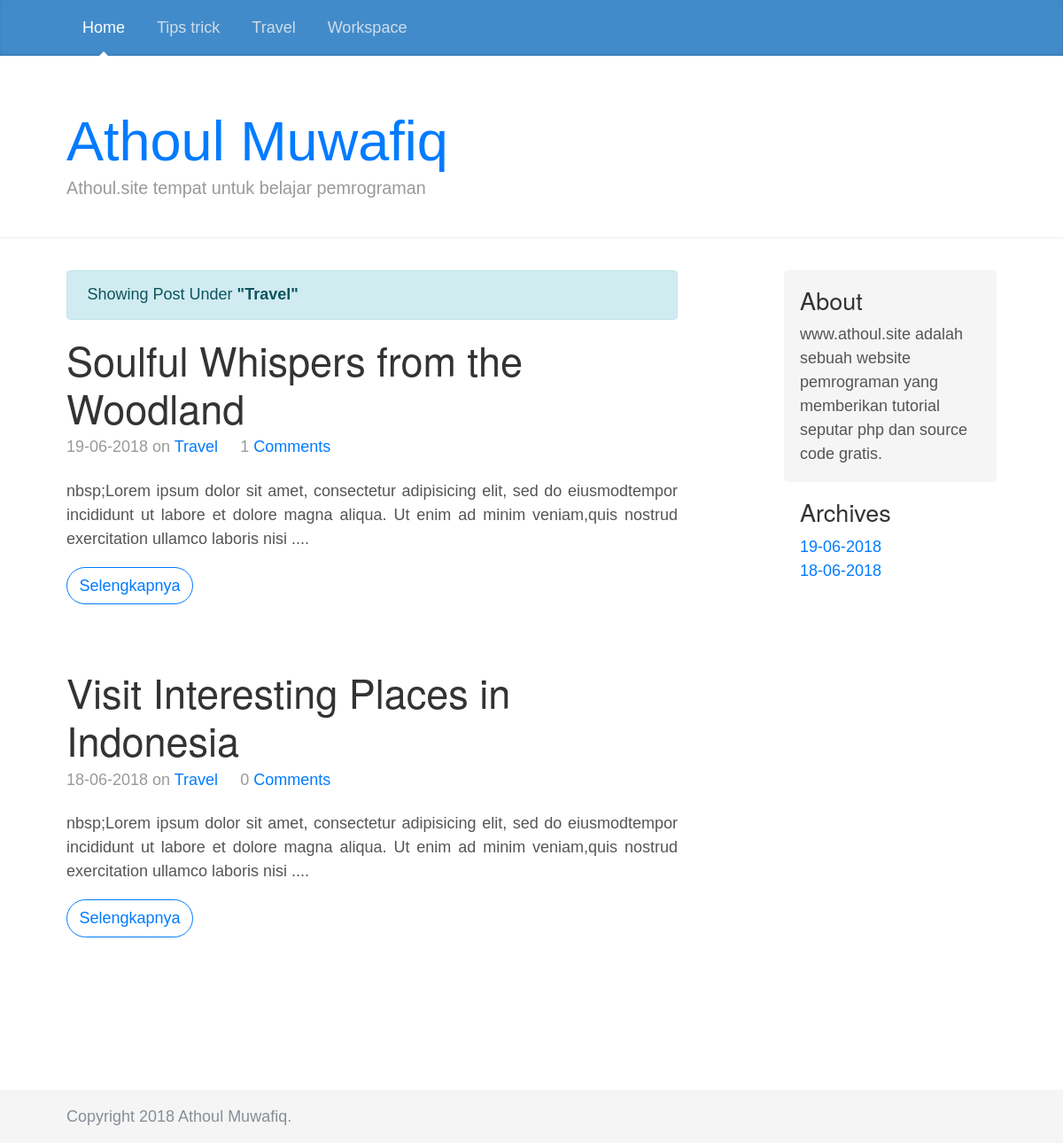
The app's page /blog/label/Travel with its own data.
### tables this page shows
CREATE TABLE `labels` (
  `id_label` int(11) NOT NULL,
  `label` varchar(30) NOT NULL
);

CREATE TABLE `config` (
  `id` int(11) NOT NULL,
  `title` varchar(30) NOT NULL,
  `description` varchar(50) NOT NULL
);

CREATE TABLE `post` (
  `id_post` int(11) NOT NULL,
  `title` varchar(50) NOT NULL,
  `uri` varchar(100) NOT NULL,
  `article` text NOT NULL,
  `kategories` varchar(20) NOT NULL,
  `published` varchar(30) NOT NULL
);

### application/controllers/Blog.php (called while the page is built, shortened)
<?php
class Blog extends CI_Controller {
	function __construct(){
		$this->load->helper('text');
		$this->load->model('model_blog');
		$data['setting']=$this->model_blog->get_setting()->row_array();
		$data['label']=$this->model_blog->get_labels()->result();
		$this->load->view('assets/head',$data);
	}
	function label()
	{
		$this->load->library('pagination');
		$label=$this->uri->segment(3);
		$label=str_replace('%20', ' ', $label);
		$config['base_url'] = base_url('blog/label/'.$this->uri->segment(3).'/');
		$config['total_rows'] = $this->model_blog->jumlah_artikel_filter('kategories',$label);
		$config['per_page'] = 5;
		$data['post']=$this->model_blog->get_article1($config['per_page'],$this->uri->segment(4),$label)->result();
		$data2['date']=$this->model_blog->get_archive()->result();
		$this->load->view('filter',$data);
		$this->load->view('assets/foot',$data2);
	}
}

### index.php (called while the page is built, shortened)
<?php
require_once BASEPATH.'core/CodeIgniter.php';

### application/models/Model_blog.php (called while the page is built, shortened)
<?php
class Model_blog extends CI_Model
{
	function get_labels(){
		$this->db->order_by('label', 'ASC');
		return $this->db->get('labels');
	}
	function jumlah_artikel_filter($where,$value){
		return $this->db->get_where('post',array($where=>$value))->num_rows();
	}
	function get_article1($number,$offset,$label){
		$this->db->order_by('id_post', 'DESC');
		$this->db->where('kategories',$label);
		return $this->db->get('post',$number,$offset);
	}
	function get_setting(){
		return $this->db->get_where('config',array('id'=>'1'));
	}
	function get_archive(){
		$this->db->distinct('published');
		$this->db->select('published');
		return $this->db->get('post');
	}
}

### application/config/config.php (called while the page is built, shortened)
<?php
$config['base_url'] = 'http://127.0.0.1/athoulcms/';
$config['index_page'] = '';
$config['uri_protocol']	= 'REQUEST_URI';
$config['url_suffix'] = '';
$config['language']	= 'english';
$config['charset'] = 'UTF-8';
$config['enable_hooks'] = FALSE;
$config['subclass_prefix'] = 'MY_';
$config['composer_autoload'] = FALSE;
$config['permitted_uri_chars'] = 'a-z 0-9~%.:_\-';
$config['enable_query_strings'] = FALSE;
$config['controller_trigger'] = 'c';
$config['function_trigger'] = 'm';
$config['directory_trigger'] = 'd';
$config['allow_get_array'] = TRUE;
$config['log_threshold'] = 0;
$config['log_path'] = '';
$config['log_file_extension'] = '';
$config['log_file_permissions'] = 0644;
$config['log_date_format'] = 'Y-m-d H:i:s';
$config['error_views_path'] = '';
$config['cache_path'] = '';
$config['cache_query_string'] = FALSE;
$config['encryption_key'] = 'athoulmuwafiq';
$config['sess_driver'] = 'files';
$config['sess_cookie_name'] = 'ci_session';
$config['sess_expiration'] = 7200;
$config['sess_save_path'] = NULL;
$config['sess_match_ip'] = FALSE;
$config['sess_time_to_update'] = 300;
$config['sess_regenerate_destroy'] = FALSE;
$config['cookie_prefix']	= '';
$config['cookie_domain']	= '';
$config['cookie_path']		= '/';
$config['cookie_secure']	= FALSE;
$config['cookie_httponly'] 	= FALSE;
$config['standardize_newlines'] = FALSE;
$config['global_xss_filtering'] = FALSE;
$config['csrf_protection'] = FALSE;
$config['csrf_token_name'] = 'csrf_test_name';
$config['csrf_cookie_name'] = 'csrf_cookie_name';
$config['csrf_expire'] = 7200;
$config['csrf_regenerate'] = TRUE;
$config['csrf_exclude_uris'] = array();
$config['compress_output'] = FALSE;
$config['time_reference'] = 'local';
$config['rewrite_short_tags'] = FALSE;
$config['proxy_ips'] = '';

### application/views/filter.php (the view, shortened to what this page needs)
  <div class="col-sm-8 blog-main">
    <div class="alert alert-info">Showing Post Under <b>"<?= str_replace('%20', ' ', $this->uri->segment(3)) ?>"</b></div>
<?php foreach($post as $post): ?>
          <div class="blog-post">
            <h2 class="blog-post-title"><?= $post->title; ?></h2>
            <p class="blog-post-meta"><?= $post->published; ?> on <a href="#"><?= $post->kategories ?></a>&nbsp;&nbsp;&nbsp;&nbsp;&nbsp;<?php echo jumlah_komentar($post->id_post) ?> <?php echo anchor('blog/read/'.$post->id_post.'/'.$post->uri.'#comments-section', 'Comments'); ?></p>
            <p class="article"><?= substr(strip_tags($post->article),1,200) ?>....</p>
            <?= anchor('blog/read/'.$post->id_post.'/'.$post->uri, 'Selengkapnya', array('class'=>'btn btn-outline-primary radius')); ?>
          </div>
<?php endforeach; ?>
        </div>

### application/views/assets/head.php (shortened to what this page needs)
<!DOCTYPE html>
<html>
<head>
  <link rel="stylesheet" type="text/css" href="<?= base_url('assets/css/bootstrap.min.css') ?>">
  <link rel="stylesheet" type="text/css" href="<?= base_url('assets/css/blog.css') ?>">
  </head>
<body>
  <header>
      <div class="blog-masthead">
        <div class="container">
          <nav class="nav">
            <a class="nav-link active" href="<?= base_url() ?>">Home</a>
            <?php
              foreach ($label as $label) {
                echo anchor('blog/label/'.$label->label,$label->label,array('class'=>'nav-link'));
              }
            ?>
          </nav>
        </div>
      </div>
      <div class="blog-header">
        <div class="container">
          <h1 class="blog-title"><a href="<?= base_url() ?>"><?= $setting['title'] ?></a></h1>
          <p class="lead blog-description"><?= $setting['description'] ?></p>
        </div>
      </div>
    </header>
    <div class="container" style="padding-bottom:100px;">
      <div class="row">

### assets/css/blog.css (style rules this page uses)
@media (min-width: 48em) { html { font-size: 18px; } }
body { font-family: Georgia, "Times New Roman", Times, serif; color: #555; }
h1, .h1, h2, .h2, h3, .h3, h4, .h4, h5, .h5, h6, .h6 { font-family: "Helvetica Neue", Helvetica, Arial, sans-serif; font-weight: 400; color: #333; }
.container { max-width: 60rem; }
.blog-masthead { margin-bottom: 3rem; background-color: #428bca; box-shadow: inset 0 -.1rem .25rem rgba(0, 0, 0, .1); }
.nav-link { position: relative; padding: 1rem; font-weight: 500; color: #cdddeb; }
.nav-link.active { color: #fff; }
.nav-link.active::after { position: absolute; bottom: 0; left: 50%; width: 0; height: 0; margin-left: -.3rem; vertical-align: middle; content: ""; border-right: .3rem solid transparent; border-bottom: .3rem solid; border-left: .3rem solid transparent; }
.blog-header { padding-bottom: 1.25rem; margin-bottom: 2rem; border-bottom: .05rem solid #eee; }
.blog-title { margin-bottom: 0; font-size: 2rem; font-weight: 400; }
.blog-description { font-size: 1.1rem; color: #999; }
@media (min-width: 40em) { .blog-title { font-size: 3.5rem; } }
.blog-post { margin-bottom: 4rem; }
.blog-post-title { margin-bottom: .25rem; font-size: 2.5rem; }
.blog-post-meta { margin-bottom: 1.25rem; color: #999; }
.article { text-align: justify; }
.radius { border-radius: 30px; }

### application/views/assets/head.php (style rules this page uses)
* { font-family: Arial }
html { position: relative; min-height: 100%; }
body { margin-bottom: 60px; }

### records on screen
labels: label "Tips trick"
labels: label "Travel"
labels: label "Workspace"
config: title "Athoul Muwafiq", description "Athoul.site tempat untuk belajar pemrograman"
post: title "Soulful Whispers from the Woodland", published "19-06-2018", kategories "Travel", id_post "1", id_post+uri "Comments", article "nbsp;Lorem ipsum dolor sit amet, consectetur adipisicing elit, sed do eiusmodtempor incididunt ut labore et dolore magna aliqua. Ut enim ad minim veniam,quis nostrud exercitation ullamco laboris nisi", id_post+uri "Selengkapnya"
post: title "Visit Interesting Places in Indonesia", published "18-06-2018", kategories "Travel", id_post "0", id_post+uri "Comments", article "nbsp;Lorem ipsum dolor sit amet, consectetur adipisicing elit, sed do eiusmodtempor incididunt ut labore et dolore magna aliqua. Ut enim ad minim veniam,quis nostrud exercitation ullamco laboris nisi", id_post+uri "Selengkapnya"

### other values on screen
str_replace('%20', ' ', $this->uri->segment(3)) "Travel"
